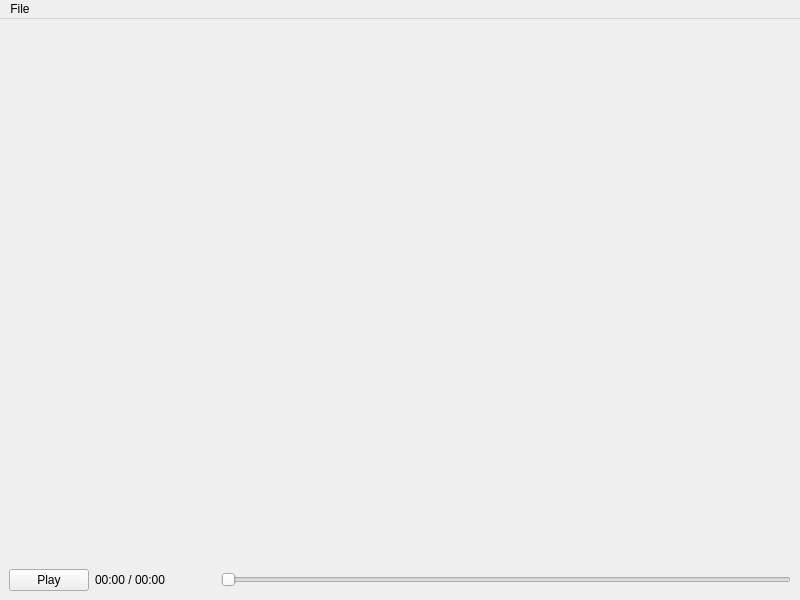
<?xml version="1.0" encoding="UTF-8"?>
<ui version="4.0">
 <class>MainWindow</class>
 <widget class="QMainWindow" name="MainWindow">
  <property name="geometry">
   <rect>
    <x>0</x>
    <y>0</y>
    <width>800</width>
    <height>600</height>
   </rect>
  </property>
  <property name="windowTitle">
   <string>FFmpeg Player GUI</string>
  </property>
  <widget class="QWidget" name="centralwidget">
   <layout class="QVBoxLayout" name="verticalLayout">
    <item>
     <widget class="QWidget" name="videoWidget" native="true"/>
    </item>
    <item>
     <layout class="QHBoxLayout" name="controlLayout">
      <item>
       <widget class="QPushButton" name="playPauseButton">
        <property name="text">
         <string>Play</string>
        </property>
       </widget>
      </item>
      <item>
       <widget class="QLabel" name="timeLabel">
        <property name="text">
         <string>00:00 / 00:00</string>
        </property>
        <property name="minimumSize">
         <size>
          <width>120</width>
          <height>0</height>
         </size>
        </property>
        <property name="maximumSize">
         <size>
          <width>120</width>
          <height>16777215</height>
         </size>
        </property>
       </widget>
      </item>
      <item>
       <widget class="QSlider" name="seekSlider">
        <property name="orientation">
         <enum>Qt::Horizontal</enum>
        </property>
       </widget>
      </item>
     </layout>
    </item>
   </layout>
  </widget>
  <widget class="QMenuBar" name="menubar">
   <property name="geometry">
    <rect>
     <x>0</x>
     <y>0</y>
     <width>800</width>
     <height>21</height>
    </rect>
   </property>
   <widget class="QMenu" name="menuFile">
    <property name="title">
     <string>File</string>
    </property>
    <addaction name="actionOpen"/>
   </widget>
   <addaction name="menuFile"/>
  </widget>
  <addaction name="menubar"/>
  <action name="actionOpen">
   <property name="text">
    <string>Open</string>
   </property>
  </action>
 </widget>
 <resources/>
 <connections/>
</ui> 
